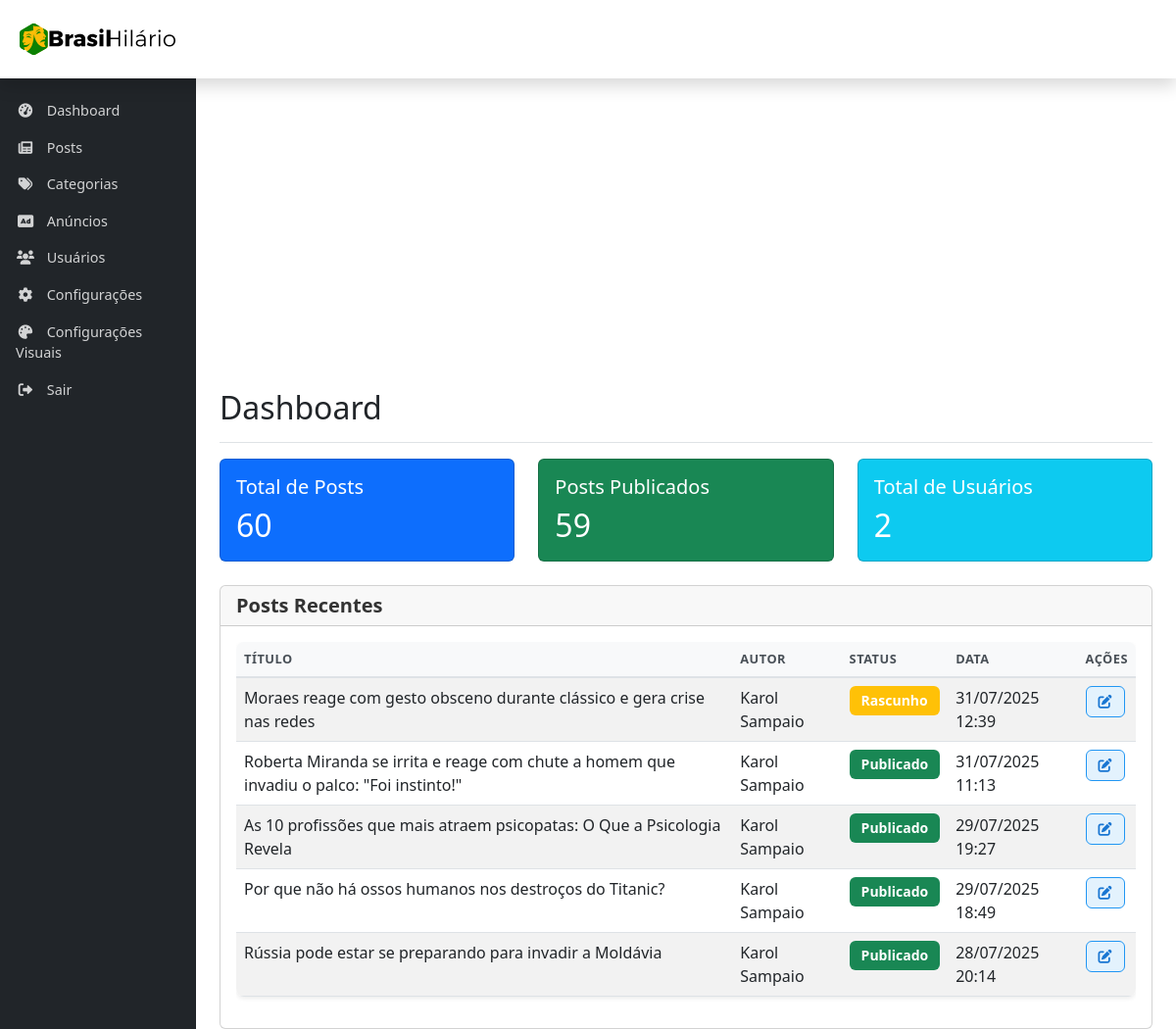
Page /admin/index.php (signed in) on the committed database.
### tables this page shows
CREATE TABLE `posts` (
  `id` int(11) NOT NULL,
  `titulo` varchar(255) NOT NULL,
  `resumo` text,
  `slug` varchar(255) NOT NULL,
  `conteudo` longtext NOT NULL,
  `editor_type` enum('tinymce','markdown') NOT NULL DEFAULT 'tinymce',
  `data_publicacao` datetime NOT NULL DEFAULT CURRENT_TIMESTAMP,
  `publicado` tinyint(1) NOT NULL DEFAULT '1',
  `imagem_destacada` varchar(255) DEFAULT NULL,
  `visualizacoes` int(11) NOT NULL DEFAULT '0',
  `categoria_id` int(11) NOT NULL,
  `autor_id` int(11) DEFAULT NULL,
  `criado_em` datetime DEFAULT CURRENT_TIMESTAMP,
  `atualizado_em` datetime DEFAULT CURRENT_TIMESTAMP ON UPDATE CURRENT_TIMESTAMP
);

CREATE TABLE `usuarios` (
  `id` int(11) NOT NULL,
  `nome` varchar(100) DEFAULT NULL,
  `email` varchar(100) DEFAULT NULL,
  `senha` varchar(255) DEFAULT NULL,
  `tipo` enum('admin','editor','autor') NOT NULL DEFAULT 'autor',
  `avatar` varchar(255) DEFAULT NULL,
  `biografia` text,
  `ultimo_login` datetime DEFAULT NULL,
  `status` enum('ativo','inativo','bloqueado') NOT NULL DEFAULT 'ativo',
  `criado_em` datetime DEFAULT CURRENT_TIMESTAMP
);

### admin/index.php (the view, shortened to what this page needs)
<?php
require_once '../includes/db.php';
$total_posts = 0;
$posts_publicados = 0;
$total_usuarios = 0;
$posts_recentes = [];
try {
    $stmt = $pdo->query("SELECT COUNT(*) as total FROM posts");
    $total_posts = $stmt->fetch(PDO::FETCH_ASSOC)['total'];
    $stmt = $pdo->query("SELECT COUNT(*) as total FROM posts WHERE publicado = 1");
    $posts_publicados = $stmt->fetch(PDO::FETCH_ASSOC)['total'];
    $stmt = $pdo->query("SELECT COUNT(*) as total FROM usuarios");
    $total_usuarios = $stmt->fetch(PDO::FETCH_ASSOC)['total'];
    $stmt = $pdo->query("
        SELECT p.id, p.titulo, p.data_publicacao, p.publicado, p.visualizacoes, u.nome as autor
        FROM posts p
        LEFT JOIN usuarios u ON p.autor_id = u.id
        ORDER BY p.data_publicacao DESC
        LIMIT 5
    ");
    $posts_recentes = $stmt->fetchAll(PDO::FETCH_ASSOC);
} catch (Exception $e) {
    error_log("Erro ao obter estatísticas: " . $e->getMessage());
    $error = "Erro ao carregar estatísticas. Por favor, tente novamente mais tarde.";
}
include 'includes/header.php';
?>
<div class="container-fluid">
    <div class="row">
        <?php include 'includes/sidebar.php'; ?>
        <main class="col-md-9 ms-sm-auto col-lg-10 px-md-4">
            <div class="d-flex justify-content-between flex-wrap flex-md-nowrap align-items-center pt-3 pb-2 mb-3 border-bottom">
                <h1 class="h2">Dashboard</h1>
            </div>
            <div class="row">
                <div class="col-md-4 mb-4">
                    <div class="card bg-primary text-white">
                        <div class="card-body">
                            <h5 class="card-title">Total de Posts</h5>
                            <h2 class="card-text"><?php echo $total_posts; ?></h2>
                        </div>
                    </div>
                </div>
                <div class="col-md-4 mb-4">
                    <div class="card bg-success text-white">
                        <div class="card-body">
                            <h5 class="card-title">Posts Publicados</h5>
                            <h2 class="card-text"><?php echo $posts_publicados; ?></h2>
                        </div>
                    </div>
                </div>
                <div class="col-md-4 mb-4">
                    <div class="card bg-info text-white">
                        <div class="card-body">
                            <h5 class="card-title">Total de Usuários</h5>
                            <h2 class="card-text"><?php echo $total_usuarios; ?></h2>
                        </div>
                    </div>
                </div>
            </div>
            <div class="row">
                <div class="col-md-12">
                    <div class="card">
                        <div class="card-header">
                            <h5 class="card-title mb-0">Posts Recentes</h5>
                        </div>
                        <div class="card-body">
                            <div class="table-responsive">
                                <table class="table table-striped">
                                    <thead>
                                        <tr>
                                            <th>Título</th>
                                            <th>Autor</th>
                                            <th>Status</th>
                                            <th>Data</th>
                                            <th>Ações</th>
                                        </tr>
                                    </thead>
                                    <tbody>
                                        <?php foreach ($posts_recentes as $post): ?>
                                        <tr>
                                            <td><?php echo htmlspecialchars($post['titulo'] ?? ''); ?></td>
                                            <td><?php echo htmlspecialchars($post['autor'] ?? 'Sem autor'); ?></td>
                                            <td>
                                                <span class="badge bg-<?php echo ($post['publicado'] ?? 0) ? 'success' : 'warning'; ?>">
                                                    <?php echo ($post['publicado'] ?? 0) ? 'Publicado' : 'Rascunho'; ?>
                                                </span>
                                            </td>
                                            <td><?php echo date('d/m/Y H:i', strtotime($post['data_publicacao'] ?? 'now')); ?></td>
                                            <td>
                                                <a href="editar-post.php?id=<?php echo $post['id']; ?>" class="btn btn-sm btn-primary">
                                                    <i class="fas fa-edit"></i>
                                                </a>
                                            </td>
                                        </tr>
                                        <?php endforeach; ?>
                                    </tbody>
                                </table>
                            </div>
                        </div>
                    </div>
                </div>
            </div>
        </main>
    </div>
</div>
<?php include 'includes/footer.php'; ?>

### admin/includes/header.php (shortened to what this page needs)
<!DOCTYPE html>
<html lang="pt-BR">
<head>
    <link href="https://cdn.jsdelivr.net/npm/bootstrap@5.3.0/dist/css/bootstrap.min.css" rel="stylesheet">
    <link href="./css-custom/style-custom-adm.css" rel="stylesheet">
    <link href="https://cdnjs.cloudflare.com/ajax/libs/font-awesome/6.0.0/css/all.min.css" rel="stylesheet">
</head>
<body>
    <header class="navbar sticky-top flex-md-nowrap p-0 shadow">
        <a class="navbar-brand col-md-3 col-lg-2 me-0 px-3" href="index.php">
            <img width="150" src="../assets/img/logo-brasil-hilario-quadrada-svg.svg" alt="Brasil Hilário" class="img-fluid logo-header-adm">
        </a>
    </header>
    <div class="container-fluid">
        <div class="row">
            <nav id="sidebarMenu" class="col-md-3 col-lg-2 d-md-block bg-dark sidebar collapse">
                <div class="position-sticky pt-3">
                    <?php include 'sidebar.php'; ?>
                </div>
            </nav>

### admin/includes/sidebar.php
<?php
$is_admin = isset($_SESSION['usuario_tipo']) && $_SESSION['usuario_tipo'] === 'admin';
?>
<ul class="nav flex-column" style="max-width: max-content;">
    <li class="nav-item">
        <a class="nav-link" href="index.php">
            <i class="fas fa-tachometer-alt"></i> Dashboard
        </a>
    </li>
    <li class="nav-item">
        <a class="nav-link" href="posts.php">
            <i class="fas fa-newspaper"></i> Posts
        </a>
    </li>
    <li class="nav-item">
        <a class="nav-link" href="categorias.php">
            <i class="fas fa-tags"></i> Categorias
        </a>
    </li>
    <li class="nav-item">
        <a class="nav-link" href="anuncios.php">
            <i class="fas fa-ad"></i> Anúncios
        </a>
    </li>
    <li class="nav-item">
        <a class="nav-link" href="usuarios.php">
            <i class="fas fa-users"></i> Usuários
        </a>
    </li>
    <li class="nav-item">
        <a class="nav-link" href="configuracoes.php">
            <i class="fas fa-cog"></i> Configurações
        </a>
    </li>
    <?php if ($is_admin): ?>
    <li class="nav-item">
        <a class="nav-link" href="configuracoes-visuais.php">
            <i class="fas fa-palette"></i> Configurações Visuais
        </a>
    </li>
    <?php endif; ?>
    <li class="nav-item">
        <a class="nav-link" href="logout.php">
            <i class="fas fa-sign-out-alt"></i> Sair
        </a>
    </li>
</ul>

### admin/includes/footer.php (shortened to what this page needs)
        </div>
    </div>
</body>
</html>

### admin/css-custom/style-custom-adm.css (style rules this page uses)
.sidebar { top: 30px!important; }
.logo-header-adm { max-height: 60px!important; }
.card-header h5 { color: #333; font-weight: 600; }
.btn { border-radius: 0.375rem; font-weight: 500; }
.badge { font-size: 0.875rem; padding: 0.5rem 0.75rem; }
.table { border-radius: 0.5rem; overflow: hidden; box-shadow: 0 0.125rem 0.25rem rgba(0, 0, 0, 0.075); }
.table thead th { background-color: #f8f9fa; border-bottom: 2px solid #dee2e6; font-weight: 600; color: #495057; text-transform: uppercase; font-size: 0.8rem; letter-spacing: 0.5px; }
.table tbody a { color: #007bff; text-decoration: none; font-weight: 500; }
.btn-sm { padding: 0.375rem 0.75rem; font-size: 0.875rem; border-radius: 0.375rem; font-weight: 500; transition: all 0.2s ease; border: 1px solid; display: inline-flex; align-items: center; justify-content: center; min-height: 32px; line-height: 1; }
.btn-sm i { color: inherit; display: inline-block; vertical-align: middle; line-height: 1; font-size: 0.875rem; width: 1em; height: 1em; text-align: center; }
.btn-sm.btn-primary { background-color: #e3f2fd; border-color: #2196f3; color: #1976d2; }
.btn-sm.btn-primary i { color: inherit; }

### admin/includes/header.php (style rules this page uses)
.sidebar { position: fixed; top: 0; bottom: 0; left: 0; z-index: 100; padding: 48px 0 0; box-shadow: inset -1px 0 0 rgba(0, 0, 0, .1); background-color: #343a40; }
.navbar { background-color: #fff !important; box-shadow: 0 2px 4px rgba(0,0,0,.1); }
.navbar-brand { padding-top: .75rem; padding-bottom: .75rem; font-size: 1rem; background: #fff!important; }
.navbar-brand img { max-height: 40px; width: auto; }
.nav-link { color: rgba(255, 255, 255, 0.8) !important; padding: 0.5rem 1rem; font-size: 0.9rem; }
.nav-link i { margin-right: 0.5rem; width: 20px; text-align: center; }

### rows in the picture
posts: titulo "Moraes reage com gesto obsceno durante clássico e gera crise nas redes", autor.nome "Karol Sampaio", publicado "Rascunho", data_publicacao "31/07/2025 12:39"
posts: titulo "Roberta Miranda se irrita e reage com chute a homem que invadiu o palco: \"Foi instinto!\"", autor.nome "Karol Sampaio", publicado "Publicado", data_publicacao "31/07/2025 11:13"
posts: titulo "As 10 profissões que mais atraem psicopatas: O Que a Psicologia Revela", autor.nome "Karol Sampaio", publicado "Publicado", data_publicacao "29/07/2025 19:27"
posts: titulo "Por que não há ossos humanos nos destroços do Titanic?", autor.nome "Karol Sampaio", publicado "Publicado", data_publicacao "29/07/2025 18:49"
posts: titulo "Rússia pode estar se preparando para invadir a Moldávia", autor.nome "Karol Sampaio", publicado "Publicado", data_publicacao "28/07/2025 20:14"

### other values in the picture
$total_posts "60"
$posts_publicados "59"
$total_usuarios "2"
